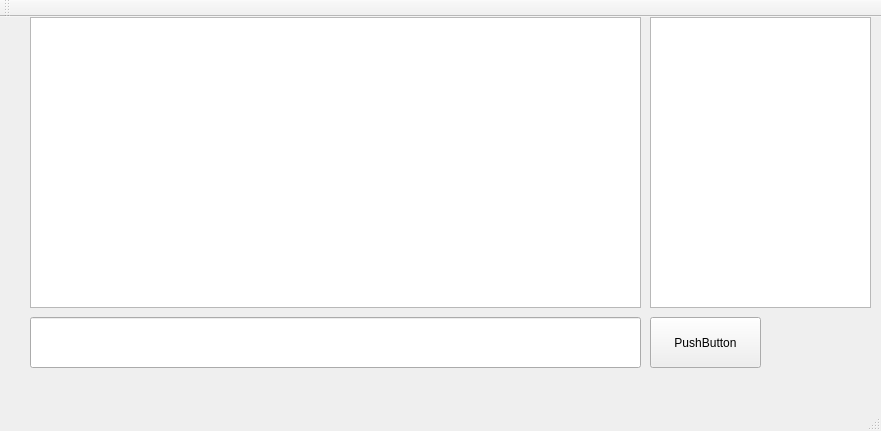
<?xml version="1.0" encoding="UTF-8"?>
<ui version="4.0">
 <class>MainWindow</class>
 <widget class="QMainWindow" name="MainWindow">
  <property name="geometry">
   <rect>
    <x>0</x>
    <y>0</y>
    <width>881</width>
    <height>431</height>
   </rect>
  </property>
  <property name="windowTitle">
   <string>MainWindow</string>
  </property>
  <widget class="QWidget" name="centralWidget">
   <widget class="QWidget" name="login" native="true">
    <property name="geometry">
     <rect>
      <x>170</x>
      <y>40</y>
      <width>531</width>
      <height>211</height>
     </rect>
    </property>
    <widget class="QPushButton" name="loginButton">
     <property name="geometry">
      <rect>
       <x>220</x>
       <y>100</y>
       <width>99</width>
       <height>27</height>
      </rect>
     </property>
     <property name="text">
      <string>Login</string>
     </property>
    </widget>
    <widget class="QLineEdit" name="loginEdit">
     <property name="geometry">
      <rect>
       <x>210</x>
       <y>50</y>
       <width>113</width>
       <height>27</height>
      </rect>
     </property>
    </widget>
   </widget>
   <widget class="QWidget" name="chat" native="true">
    <property name="geometry">
     <rect>
      <x>20</x>
      <y>-10</y>
      <width>951</width>
      <height>411</height>
     </rect>
    </property>
    <widget class="QTextBrowser" name="msgView">
     <property name="geometry">
      <rect>
       <x>10</x>
       <y>10</y>
       <width>611</width>
       <height>291</height>
      </rect>
     </property>
    </widget>
    <widget class="QLineEdit" name="msgEdit">
     <property name="geometry">
      <rect>
       <x>10</x>
       <y>310</y>
       <width>611</width>
       <height>51</height>
      </rect>
     </property>
    </widget>
    <widget class="QPushButton" name="sendButton">
     <property name="geometry">
      <rect>
       <x>630</x>
       <y>310</y>
       <width>111</width>
       <height>51</height>
      </rect>
     </property>
     <property name="text">
      <string>PushButton</string>
     </property>
    </widget>
    <widget class="QListWidget" name="listWidget">
     <property name="geometry">
      <rect>
       <x>630</x>
       <y>10</y>
       <width>221</width>
       <height>291</height>
      </rect>
     </property>
    </widget>
    <widget class="QListWidget" name="msgView2">
     <property name="geometry">
      <rect>
       <x>10</x>
       <y>10</y>
       <width>611</width>
       <height>291</height>
      </rect>
     </property>
    </widget>
   </widget>
  </widget>
  <widget class="QMenuBar" name="menuBar">
   <property name="geometry">
    <rect>
     <x>0</x>
     <y>0</y>
     <width>881</width>
     <height>25</height>
    </rect>
   </property>
  </widget>
  <widget class="QToolBar" name="mainToolBar">
   <attribute name="toolBarArea">
    <enum>TopToolBarArea</enum>
   </attribute>
   <attribute name="toolBarBreak">
    <bool>false</bool>
   </attribute>
  </widget>
  <widget class="QStatusBar" name="statusBar"/>
 </widget>
 <layoutdefault spacing="6" margin="11"/>
 <resources/>
 <connections/>
</ui>
